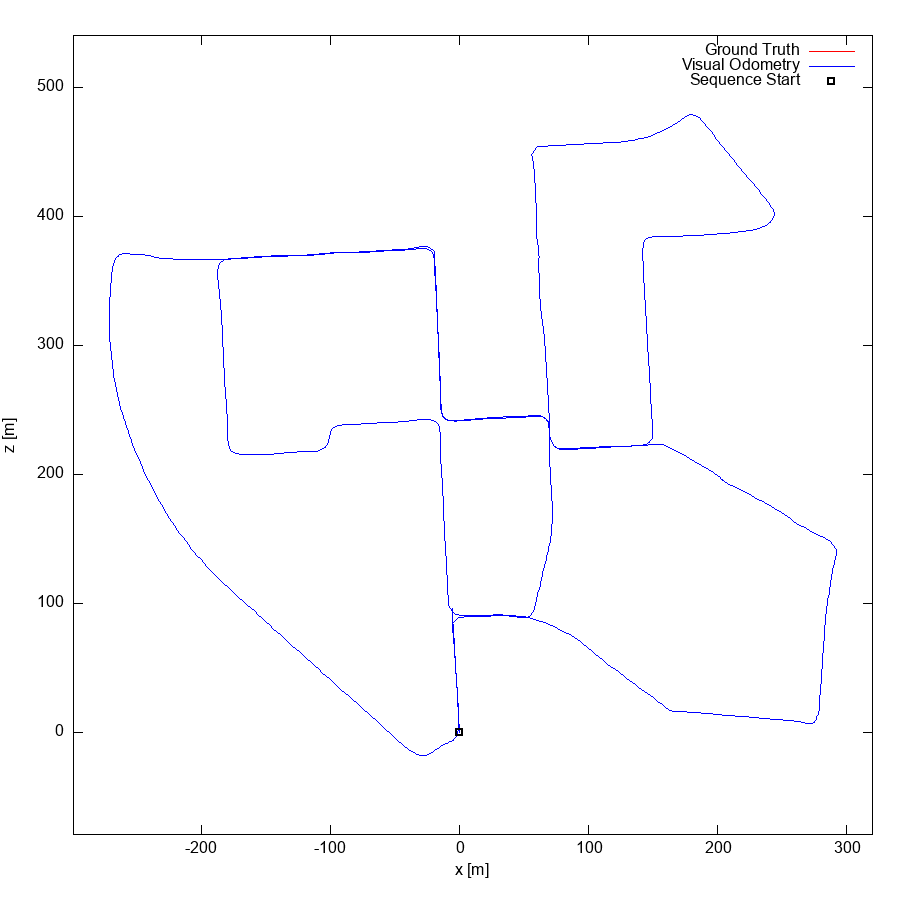

Generate this figure with gnuplot:
set term postscript eps enhanced color
set output "11.eps"
set size ratio -1
set xrange [-299:320]
set yrange [-79:540]
set xlabel "x [m]"
set ylabel "z [m]"
plot "11.txt" using 1:2 lc rgb "#FF0000" title 'Ground Truth' w lines,"11.txt" using 3:4 lc rgb "#0000FF" title 'Visual Odometry' w lines,"< head -1 11.txt" using 1:2 lc rgb "#000000" pt 4 ps 1 lw 2 title 'Sequence Start' w points
